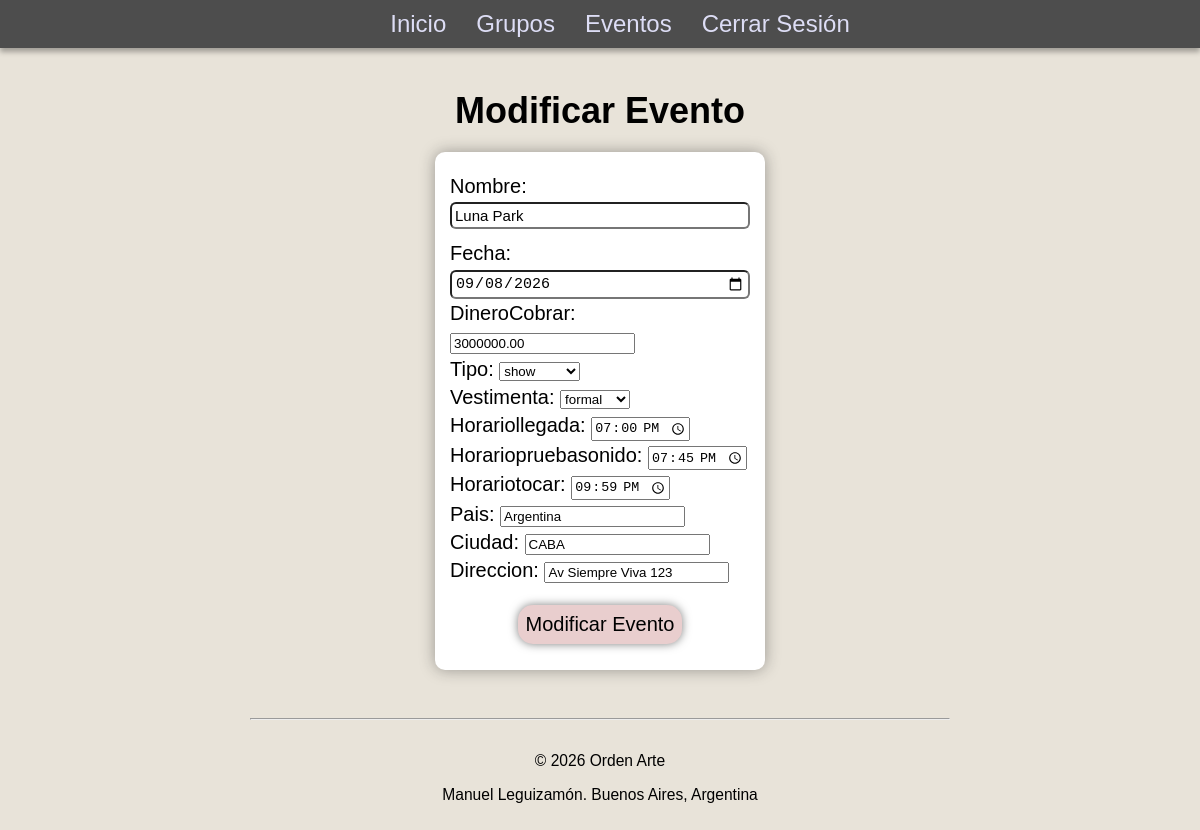
/evento/118/118/modificar-evento (signed in), run on the app's committed database.
### apps/evento/models.py (models this page shows, shortened)
class Evento(models.Model):
    nombre = models.CharField(max_length=30, null=True, blank=True)
    fecha = models.DateField(null=True, blank=True)
    dineroCobrar = models.DecimalField(max_digits=10, decimal_places=2, default=0)
    localidad = models.ForeignKey(Localidad, on_delete=models.CASCADE, related_name='eventos', null=True, blank=True)
    tipo = models.ForeignKey(EventoTipo, on_delete=models.CASCADE, related_name='eventos', null=True, blank=True)
    vestimenta = models.ForeignKey(Vestimenta, on_delete=models.CASCADE, related_name='eventos', null=True, blank=True)
    horario = models.ForeignKey(Horario, on_delete=models.CASCADE, related_name='eventos', null=True, blank=True)
    grupo = models.ForeignKey("grupo.Grupo", on_delete=models.CASCADE, related_name='eventos')

class Vestimenta(models.Model):
    vestimentaOpciones = [
        ('formal', 'Formal'),
        ('informal', 'Informal'),
        ('disfraz', 'Disfraz'),
        ('libre', 'Libre')
    ]
    vestimenta = models.CharField(max_length=8, choices=vestimentaOpciones, unique=True, default='libre')
    def __str__(self):
        return self.vestimenta

class Horario(models.Model):
    horarioLlegada = models.TimeField(null=True, blank=True)
    horarioPruebaSonido = models.TimeField(null=True, blank=True)
    horarioTocar = models.TimeField(null=True, blank=True)

class Localidad(models.Model):
    pais = models.CharField(max_length=35)
    ciudad = models.CharField(max_length=35)
    direccion = models.CharField(max_length=35)

### apps/evento/views.py (the view, shortened to what this page needs)
# urls.py: path('<int:grupo_id>/<int:evento_id>/modificar-evento', ModificarEventoView.as_view(), name='modificar-evento'),
class ModificarEventoView(LoginRequiredMixin, FormView):
    template_name = 'modificar-evento.html'
    form_class = EventoForm
    def get_context_data(self, **kwargs):
        context = super().get_context_data(**kwargs)
        grupo_id = self.kwargs['grupo_id']
        evento_id = self.kwargs['evento_id']
        context['grupo_id'] = grupo_id
        context['evento_id'] = evento_id
        evento = get_object_or_404(Evento, id=evento_id)
        context['eventoForm'] = EventoForm(instance=evento)
        horario_id = evento.horario.pk
        horario = get_object_or_404(Horario, id=evento.horario_id) #Se agrego evento. al id=evento.horario_id
        context['horarioForm'] = HorarioForm(instance=horario)
        localidad_id = evento.localidad.pk
        localidad = get_object_or_404(Localidad, id=evento.localidad_id)#Se agrego evento. al id=evento.localidad_id
        context['localidadForm'] = LocalidadForm(instance=localidad)
        return context

### apps/evento/forms.py
class EventoForm(ModelForm):
    class Meta:
        model = Evento
        fields = ['nombre', 'fecha', 'dineroCobrar', 'tipo', 'vestimenta']
    fecha = forms.DateField(widget=forms.DateInput(attrs={'type': 'date'}))
    tipo = forms.ModelChoiceField(queryset=EventoTipo.objects.all(), required=False)
    vestimenta = forms.ModelChoiceField(queryset=Vestimenta.objects.all(), required=False)

class HorarioForm(ModelForm):
    class Meta:
        model = Horario
        fields = ['horarioLlegada', 'horarioPruebaSonido', 'horarioTocar']
    horarioLlegada = forms.TimeField(widget=forms.TimeInput(attrs={'type': 'time'}), required=False)
    horarioPruebaSonido = forms.TimeField(widget=forms.TimeInput(attrs={'type': 'time'}), required=False)
    horarioTocar = forms.TimeField(widget=forms.TimeInput(attrs={'type': 'time'}), required=False)

### apps/evento/models.py (called while the page is built)
    def __str__(self):
        return self.eventoTipo

### apps/evento/templates/modificar-evento.html (shortened to what this page needs)
{% extends 'base.html' %}
{% load static %}
{% block link %}
    <link rel="stylesheet" href="{% static 'modificar-evento.css' %}">
{% endblock %}
{% block contenido %}
    <h1 class="titulo-pagina">Modificar Evento</h1>
    <div id="form-contenedor">
        <form action="{% url 'modificar-evento' grupo_id evento_id %}" method="post">
            <div id="form-div">{{ eventoForm }}  {{ horarioForm }} {{ localidadForm }} </div>
            <button type="submit" name="modificar_evento">Modificar Evento</button>
        </form>
    </div>
{% endblock %}

### templates/base.html (shortened to what this page needs)
{% load static %}
<!DOCTYPE html>
<html lang="es">
    <head>
    <link rel="stylesheet" href="{% static 'css/base.css' %}">
    <link rel="stylesheet" href="base.css">
    {% block link %}
    {% endblock %}
    </head>
<body>
    <header>
        <nav>
            <ul id="ul-bar">
                <li class="nav-li"> <a href="{% url 'usuario' %}" class="nav-a"> Inicio </a> </li>
                <li class="nav-li"> <a href="{% url 'grupo' %}" class="nav-a"> Grupos </a> </li>
                <li class="nav-li"> <a href="{% url 'evento' %}" class="nav-a"> Eventos </a> </li>
                <li class="nav-li"> <a href="{% url 'logout' %}" class="nav-a"> Cerrar Sesión</a> </li>
            </ul>
        </nav>
    </header>
    {% block contenido %}
    {% endblock %}
    <footer>
        <hr>
        <p class="footer-p">© 2026 Orden Arte</p>
        <p class="footer-p">Manuel Leguizamón. Buenos Aires, Argentina</p>
    </footer>
</body>
</html>

### static/css/base.css (style rules this page uses)
* { margin:0 auto; box-sizing: border-box; }
body { font-family: Arial, sans-serif; }
header { padding: 40px; }
h1 { display: flex; justify-content: center; }
.titulo-pagina { font-size: clamp(1.5rem, 3vw, 4.5rem); padding: 10px 0; }
nav { z-index: 9000; background-color: rgb(77, 77, 77); display: flex; justify-content: center; width: 100%; position: fixed; top: 0%; left: 0%; box-shadow: 0px 4px 5px rgba(0, 0, 0, 0.3); }
#ul-bar { display: flex; margin: 0; gap: 30px; }
.nav-li { color: rgb(255, 238, 216); list-style-type: none; }
.nav-a { display: flex; align-items: center; color: rgb(221, 221, 245); text-decoration: none; font-size: clamp(1.2rem, 2vw, 5rem) !important; height: 100% !important; padding: 10px 0; transition: color 0.3s; }
footer { display: flex; flex-direction: column; margin: 2rem auto; padding: 0 1rem; }
footer hr { width: 60%; margin: 1rem auto; }
.footer-p { padding-top: 1rem; font-size: 3rem; font-size: clamp(.8rem, 1.3vw, 3rem); }

### apps/evento/static/modificar-evento.css (style rules this page uses)
* { margin:0 auto; box-sizing: border-box; }
body { font-family: Arial, sans-serif; background-color: #E8E3D9; }
header { padding: 40px; }
h1 { display: flex; justify-content: center; margin-bottom: 10px; font-size: 2rem; }
#form-contenedor { display: flex; justify-content: center; background-color: rgb(255, 255, 255); box-shadow: 0 0 15px 0px rgba(31, 31, 31, 0.39); border-radius: 10px; padding: 10px; width: 330px; line-height: 28px; transition: .2s; }
button { display: flex; justify-content: center; font-size: 20px; border-radius: 15px; background-color: #e9cece; box-shadow: 0 0 10px rgba(0, 0, 0, 0.507); border: none; cursor: pointer; margin: 1rem auto; padding: .5rem; transition: .2s; }
#form-div { margin: 5px; padding: 5px; font-size: 20px; }
#id_nombre { border-radius: 6px; font-size: 15px; padding: 3px; margin-bottom: 10px; width: 300px; }
#id_fecha { border-radius: 6px; font-size: 15px; padding: 3px; width: 300px; }

### data on the page
Evento: nombre "Luna Park", fecha "09/08/2026", dineroCobrar "3000000.00", tipo "show"
Vestimenta: vestimenta "formal"
Horario: horarioLlegada "19:00:00", horarioPruebaSonido "19:45:00", horarioTocar "21:59:00"
Localidad: pais "Argentina", ciudad "CABA", direccion "Av Siempre Viva 123"
